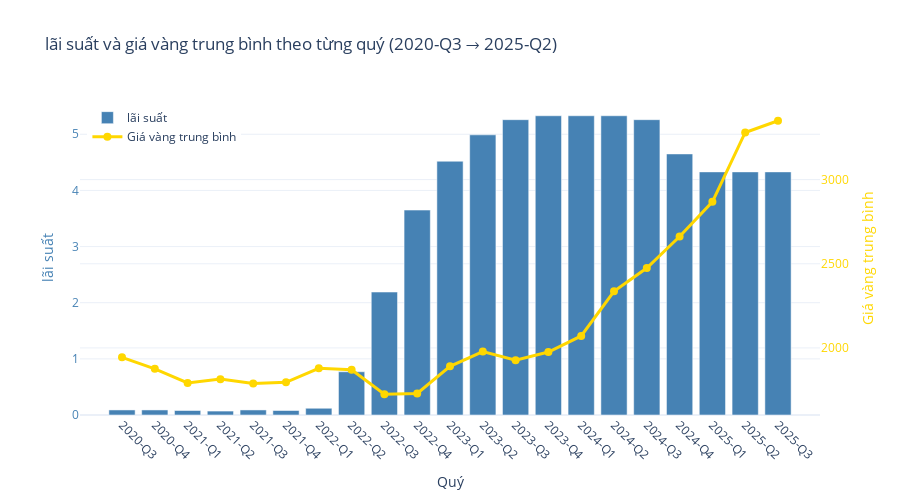

The code cell stored with this chart in its notebook:
### Code cell
# vẽ biểu đồ giữa lãi suất và giá vàng theo quý:
import plotly.graph_objects as go

fig = go.Figure()

# Biểu đồ cột: lãi suất
fig.add_trace(
    go.Bar(
        x=df_fed_cpi_gold["quarter"],
        y=df_fed_cpi_gold["FEDFUNDS"],
        name="lãi suất",
        marker_color='steelblue',
        yaxis='y1'
    )
)

# Biểu đồ đường: Giá vàng trung bình
fig.add_trace(
    go.Scatter(
        x=df_fed_cpi_gold["quarter"],
        y=df_fed_cpi_gold["avg_close_price"],
        name="Giá vàng trung bình",
        mode="lines+markers",
        line=dict(color="gold", width=3),
        marker=dict(symbol="circle", size=8),
        yaxis='y2'
    )
)

# Cấu hình trục và layout
fig.update_layout(
    title="lãi suất và giá vàng trung bình theo từng quý (2020-Q3 → 2025-Q2)",
    xaxis=dict(title="Quý", tickangle=45),
    yaxis=dict(
        title="lãi suất",
        titlefont=dict(color="steelblue"),
        tickfont=dict(color="steelblue")
    ),
    yaxis2=dict(
        title="Giá vàng trung bình",
        titlefont=dict(color="gold"),
        tickfont=dict(color="gold"),
        anchor="x",
        overlaying="y",
        side="right"
    ),
    legend=dict(x=0.01, y=0.99),
    bargap=0.2,
    height=500,
    template="plotly_white"
)

fig.show()

### Figure 1 — Plotly figure (JSON) as saved in the notebook; plotly's stock layout.template omitted (floating-point values rounded to 4 significant figures)
{"data": [{"marker": {"color": "steelblue"}, "name": "lãi suất", "type": "bar", "x": ["2020-Q3", "2020-Q4", "2021-Q1", "2021-Q2", "2021-Q3", "2021-Q4", "2022-Q1", "2022-Q2", "2022-Q3", "2022-Q4", "2023-Q1", "2023-Q2", "2023-Q3", "2023-Q4", "2024-Q1", "2024-Q2", "2024-Q3", "2024-Q4", "2025-Q1", "2025-Q2", "2025-Q3"], "y": [0.09, 0.09, 0.08, 0.07, 0.09, 0.08, 0.12, 0.77, 2.19, 3.65, 4.52, 4.99, 5.26, 5.33, 5.33, 5.33, 5.26, 4.65, 4.33, 4.33, 4.33], "yaxis": "y"}, {"line": {"color": "gold", "width": 3}, "marker": {"size": 8, "symbol": "circle"}, "mode": "lines+markers", "name": "Giá vàng trung bình", "type": "scatter", "x": ["2020-Q3", "2020-Q4", "2021-Q1", "2021-Q2", "2021-Q3", "2021-Q4", "2022-Q1", "2022-Q2", "2022-Q3", "2022-Q4", "2023-Q1", "2023-Q2", "2023-Q3", "2023-Q4", "2024-Q1", "2024-Q2", "2024-Q3", "2024-Q4", "2025-Q1", "2025-Q2", "2025-Q3"], "y": [1944.0, 1875.0, 1792.0, 1815.0, 1789.0, 1796.0, 1879.0, 1870.0, 1725.0, 1730.0, 1890.0, 1978.0, 1926.0, 1976.0, 2071.0, 2337.0, 2475.0, 2662.0, 2868.0, 3280.0, 3349.0], "yaxis": "y2"}], "layout": {"bargap": 0.2, "height": 500, "legend": {"x": 0.01, "y": 0.99}, "title": {"text": "lãi suất và giá vàng trung bình theo từng quý (2020-Q3 → 2025-Q2)"}, "xaxis": {"tickangle": 45, "title": {"text": "Quý"}}, "yaxis": {"tickfont": {"color": "steelblue"}, "title": {"font": {"color": "steelblue"}, "text": "lãi suất"}}, "yaxis2": {"anchor": "x", "overlaying": "y", "side": "right", "tickfont": {"color": "gold"}, "title": {"font": {"color": "gold"}, "text": "Giá vàng trung bình"}}}}
